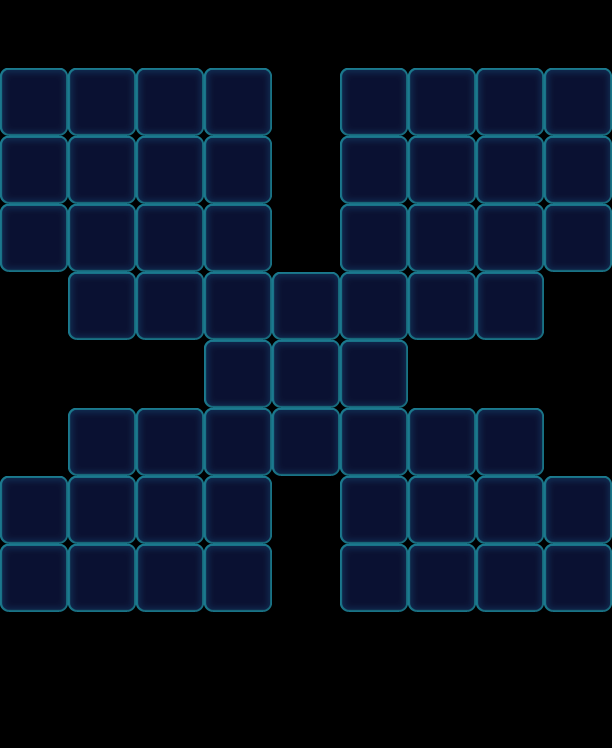

A level layout from a 2D game, rendered from its tile map. Below: a short description, then the map file with tile-grid data replaced by summaries:
An orthogonal 9x11 tile map with 68x68 px tiles, 1 tile layer (Valid), 2 tilesets and 87 objects (57x Floor, 15x Factory_Normal, 10x Stone, 5x Haze).

<map version="1.0" orientation="orthogonal" width="9" height="11" tilewidth="68" tileheight="68">
 <tileset firstgid="1" name="game_grid1" tilewidth="68" tileheight="68">
  <image source="game_grid1.png" width="68" height="68" />
 </tileset>
 <tileset firstgid="2" name="map" tilewidth="68" tileheight="68">
  <image source="map.png" width="1024" height="1024" />
 </tileset>
 <layer name="Valid" width="9" height="11">
  <data>[99 cells, 57 non-empty, 1 distinct tile ids]</data>
 </layer>
 <objectgroup name="BottomObj" width="9" height="11">
  <object type="Floor" gid="33" x="0" y="136">
   <properties>
    <property name="Layers" value="2" />
   </properties>
  </object>
  <object type="Floor" gid="33" x="136" y="136">
   <properties>
    <property name="Layers" value="2" />
   </properties>
  </object>
  <object type="Floor" gid="33" x="340" y="136">
   <properties>
    <property name="Layers" value="2" />
   </properties>
  </object>
  <object type="Floor" gid="33" x="0" y="204">
   <properties>
    <property name="Layers" value="2" />
   </properties>
  </object>
  <object type="Floor" gid="33" x="68" y="204">
   <properties>
    <property name="Layers" value="2" />
   </properties>
  </object>
  <object type="Floor" gid="33" x="136" y="204">
   <properties>
    <property name="Layers" value="2" />
   </properties>
  </object>
  <object type="Floor" gid="33" x="408" y="136">
   <properties>
    <property name="Layers" value="2" />
   </properties>
  </object>
  <object type="Floor" gid="33" x="204" y="204">
   <properties>
    <property name="Layers" value="2" />
   </properties>
  </object>
  <object type="Floor" gid="33" x="204" y="136">
   <properties>
    <property name="Layers" value="2" />
   </properties>
  </object>
  <object type="Floor" gid="33" x="340" y="340">
   <properties>
    <property name="Layers" value="2" />
   </properties>
  </object>
  <object type="Floor" gid="33" x="544" y="136">
   <properties>
    <property name="Layers" value="2" />
   </properties>
  </object>
  <object type="Floor" gid="33" x="408" y="544">
   <properties>
    <property name="Layers" value="2" />
   </properties>
  </object>
  <object type="Floor" gid="33" x="544" y="272">
   <properties>
    <property name="Layers" value="2" />
   </properties>
  </object>
  <object type="Floor" gid="33" x="476" y="612">
   <properties>
    <property name="Layers" value="2" />
   </properties>
  </object>
  <object type="Floor" gid="33" x="340" y="544">
   <properties>
    <property name="Layers" value="2" />
   </properties>
  </object>
  <object type="Floor" gid="33" x="340" y="476">
   <properties>
    <property name="Layers" value="2" />
   </properties>
  </object>
  <object type="Floor" gid="33" x="340" y="272">
   <properties>
    <property name="Layers" value="2" />
   </properties>
  </object>
  <object type="Floor" gid="33" x="408" y="476">
   <properties>
    <property name="Layers" value="2" />
   </properties>
  </object>
  <object type="Floor" gid="33" x="476" y="544">
   <properties>
    <property name="Layers" value="2" />
   </properties>
  </object>
  <object type="Floor" gid="33" x="476" y="476">
   <properties>
    <property name="Layers" value="2" />
   </properties>
  </object>
  <object type="Floor" gid="33" x="544" y="544">
   <properties>
    <property name="Layers" value="2" />
   </properties>
  </object>
  <object type="Floor" gid="33" x="476" y="272">
   <properties>
    <property name="Layers" value="2" />
   </properties>
  </object>
  <object type="Floor" gid="33" x="408" y="272">
   <properties>
    <property name="Layers" value="2" />
   </properties>
  </object>
  <object type="Floor" gid="33" x="408" y="340">
   <properties>
    <property name="Layers" value="2" />
   </properties>
  </object>
  <object type="Floor" gid="33" x="476" y="340">
   <properties>
    <property name="Layers" value="2" />
   </properties>
  </object>
  <object type="Floor" gid="33" x="408" y="204">
   <properties>
    <property name="Layers" value="2" />
   </properties>
  </object>
  <object type="Floor" gid="33" x="544" y="204">
   <properties>
    <property name="Layers" value="2" />
   </properties>
  </object>
  <object type="Floor" gid="33" x="476" y="204">
   <properties>
    <property name="Layers" value="2" />
   </properties>
  </object>
  <object type="Floor" gid="33" x="340" y="204">
   <properties>
    <property name="Layers" value="2" />
   </properties>
  </object>
  <object type="Floor" gid="33" x="544" y="612">
   <properties>
    <property name="Layers" value="2" />
   </properties>
  </object>
  <object type="Floor" gid="33" x="408" y="612">
   <properties>
    <property name="Layers" value="2" />
   </properties>
  </object>
  <object type="Floor" gid="33" x="340" y="612">
   <properties>
    <property name="Layers" value="2" />
   </properties>
  </object>
  <object type="Floor" gid="33" x="272" y="340">
   <properties>
    <property name="Layers" value="2" />
   </properties>
  </object>
  <object type="Floor" gid="33" x="272" y="408">
   <properties>
    <property name="Layers" value="2" />
   </properties>
  </object>
  <object type="Floor" gid="33" x="272" y="476">
   <properties>
    <property name="Layers" value="2" />
   </properties>
  </object>
  <object type="Floor" gid="33" x="0" y="272">
   <properties>
    <property name="Layers" value="2" />
   </properties>
  </object>
  <object type="Floor" gid="33" x="68" y="272">
   <properties>
    <property name="Layers" value="2" />
   </properties>
  </object>
  <object type="Floor" gid="33" x="136" y="272">
   <properties>
    <property name="Layers" value="2" />
   </properties>
  </object>
  <object type="Floor" gid="33" x="204" y="272">
   <properties>
    <property name="Layers" value="2" />
   </properties>
  </object>
  <object type="Floor" gid="33" x="68" y="136">
   <properties>
    <property name="Layers" value="2" />
   </properties>
  </object>
  <object type="Floor" gid="33" x="136" y="340">
   <properties>
    <property name="Layers" value="2" />
   </properties>
  </object>
  <object type="Floor" gid="33" x="204" y="340">
   <properties>
    <property name="Layers" value="2" />
   </properties>
  </object>
  <object type="Floor" gid="33" x="68" y="476">
   <properties>
    <property name="Layers" value="2" />
   </properties>
  </object>
  <object type="Floor" gid="33" x="136" y="476">
   <properties>
    <property name="Layers" value="2" />
   </properties>
  </object>
  <object type="Floor" gid="33" x="204" y="476">
   <properties>
    <property name="Layers" value="2" />
   </properties>
  </object>
  <object type="Floor" gid="33" x="136" y="612">
   <properties>
    <property name="Layers" value="2" />
   </properties>
  </object>
  <object type="Floor" gid="33" x="68" y="544">
   <properties>
    <property name="Layers" value="2" />
   </properties>
  </object>
  <object type="Floor" gid="33" x="136" y="544">
   <properties>
    <property name="Layers" value="2" />
   </properties>
  </object>
  <object type="Floor" gid="33" x="204" y="544">
   <properties>
    <property name="Layers" value="2" />
   </properties>
  </object>
  <object type="Floor" gid="33" x="0" y="544">
   <properties>
    <property name="Layers" value="2" />
   </properties>
  </object>
  <object type="Floor" gid="33" x="0" y="612">
   <properties>
    <property name="Layers" value="2" />
   </properties>
  </object>
  <object type="Floor" gid="33" x="68" y="612">
   <properties>
    <property name="Layers" value="2" />
   </properties>
  </object>
  </objectgroup>
 <objectgroup name="MiddleObj" width="9" height="11" />
 <objectgroup color="#000000" name="TopObj" width="9" height="11">
  <!-- 25 objects omitted --></objectgroup>
 <objectgroup color="#00ff00" name="CeilObj" width="9" height="11">
  <!-- 5 objects omitted --></objectgroup>
</map>
<!-- 35 of 87 objects omitted -->
